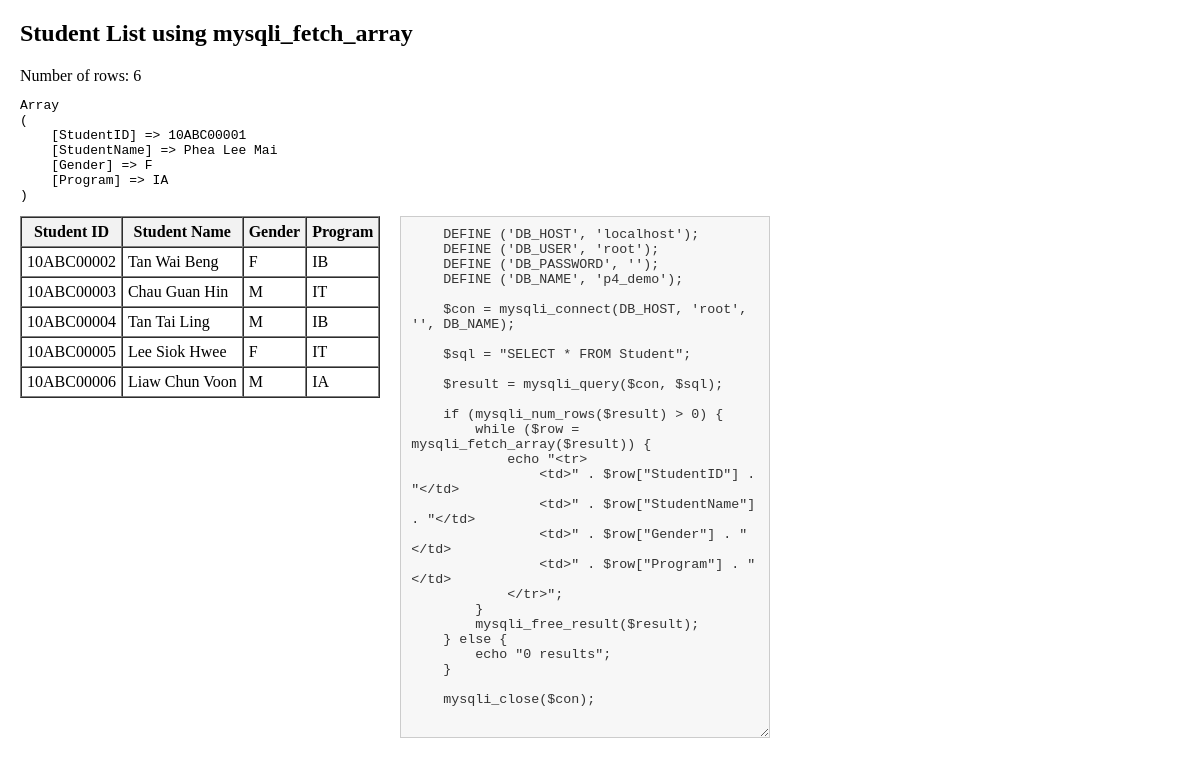
/retrieve.php, run on the app's committed database.
### tables this page shows
CREATE TABLE Student (
    StudentID CHAR(10) NOT NULL,
    StudentName VARCHAR(30) NOT NULL,
    Gender CHAR(1) NOT NULL,
    Program CHAR(2) NOT NULL,
    PRIMARY KEY (StudentID)
);

### retrieve.php (the view, shortened to what this page needs)
<!DOCTYPE html>
<html>
<head>
</head>
<body>
<h2>Student List using mysqli_fetch_array</h2>
<table border="1" cellpadding="5" cellspacing="0">
    <tr>
        <th>Student ID</th>
        <th>Student Name</th>
        <th>Gender</th>
        <th>Program</th>
    </tr>
<?php
$con = mysqli_connect(DB_HOST, DB_USER, DB_PASSWORD, DB_NAME);
$sql = "SELECT * FROM Student";
$result = mysqli_query($con, $sql);
echo "Number of rows: " . mysqli_num_rows($result) . "<br>";
if (mysqli_num_rows($result) > 0) {
    $row = mysqli_fetch_array($result, MYSQLI_ASSOC);
    echo '<pre>';
    print_r($row);
    echo '</pre>';
    while ($row = mysqli_fetch_array($result)) {
        echo "<tr><td>" . $row["StudentID"] . "</td><td>" . $row["StudentName"] . "</td><td>" . $row["Gender"] . "</td><td>" . $row["Program"] . "</td></tr>";
    }
} else {
    echo "0 results";
}
?>
</table>
<textarea readonly>
    DEFINE ('DB_HOST', 'localhost');
    DEFINE ('DB_USER', 'root');
    DEFINE ('DB_PASSWORD', '');
    DEFINE ('DB_NAME', 'p4_demo');
    $con = mysqli_connect(DB_HOST, 'root', '', DB_NAME);
    $sql = "SELECT * FROM Student";
    $result = mysqli_query($con, $sql);
    if (mysqli_num_rows($result) > 0) {
        while ($row = mysqli_fetch_array($result)) {
            echo "<tr>
                <td>" . $row["StudentID"] . "</td>
                <td>" . $row["StudentName"] . "</td>
                <td>" . $row["Gender"] . "</td>
                <td>" . $row["Program"] . "</td>
            </tr>";
        }
        mysqli_free_result($result);
    } else {
        echo "0 results";
    }
    mysqli_close($con);
</textarea>
</body>
</html>

### retrieve.php (style rules this page uses)
body { margin: 20px; }
th { background-color: #f2f2f2; }
table { float: left; margin-right: 20px; }
textarea { width: auto; min-width: 30%; height: 500px; overflow: auto; background-color: #f7f7f7; color: #333; font-family: monospace; padding: 10px; border: 1px solid #ccc; }

### data on the page
student: StudentID "10ABC00002", StudentName "Tan Wai Beng", Gender "F", Program "IB"
student: StudentID "10ABC00003", StudentName "Chau Guan Hin", Gender "M", Program "IT"
student: StudentID "10ABC00004", StudentName "Tan Tai Ling", Gender "M", Program "IB"
student: StudentID "10ABC00005", StudentName "Lee Siok Hwee", Gender "F", Program "IT"
student: StudentID "10ABC00006", StudentName "Liaw Chun Voon", Gender "M", Program "IA"
